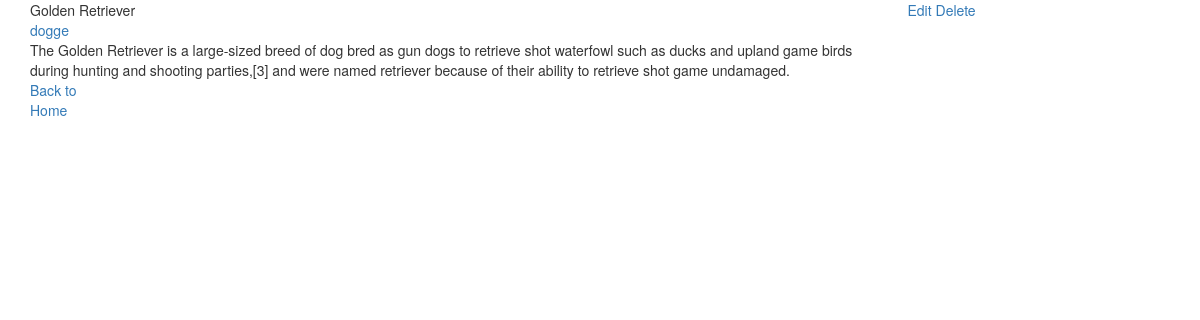
Page /catalog/Golden Retriever/ on the committed database.
### items_db.py (models this page shows, shortened)
class Items(Base):
    __tablename__ = 'item'
    id = Column(Integer, primary_key=True)
    name = Column(String(250), nullable=False)
    description = Column(String(1000), nullable=False)
    time = Column(DateTime, default=datetime.datetime.utcnow)
    category_id = Column(Integer, ForeignKey('category.id'))
    catename = Column(String(250), nullable=False)
    item = relationship(Category)

### main.py (the view)
@app.route('/catalog/<item_name>/')
def show_item_detail(item_name):
    if login_session.get('logged_in'):
        item_detail = session.query(Items).filter_by(name = item_name).one()
        return render_template('item_detaillogin.html', items = item_detail)
    else:
        item_detail = session.query(Items).filter_by(name=item_name).one()
        return render_template('item_detail.html', items=item_detail)

### templates/item_detail.html (shortened to what this page needs)
<!DOCTYPE html>
<html>
<head>
  <link href="{{ url_for('static', filename='bootstrap.css') }}" rel="stylesheet" type = "text/css"/>
</head>
<body>
    <div class = 'container'>
        <div class = 'row'>
            <div class = 'col-md-9'>
                {{ items.name }}
                <a href = '{{ url_for('show_catalog_items', category_name = items.catename)}}'>{{items.catename}}</a>
                {{ items.description }}
            </div>
            <div class = 'col-md-3'>
                <span><a href = '{{ url_for('edit_item', item_name = items.name)}}'>Edit</a></span>
                <span><a href = '{{ url_for('delete_item', item_name = items.name)}}'>Delete</a></span>
            </div>
        </div>
        <div class = 'row'>
            <div class = 'col-md-1'>
                <a href = '{{ url_for('show_main') }}'> Back to Home</a>
            </div>
        </div>
    </div>
</body>
</html>

### rows in the picture
Items: name "Golden Retriever", catename "dogge", description "The Golden Retriever is a large-sized breed of dog bred as gun dogs to retrieve shot waterfowl such as ducks and upland game birds during hunting and shooting parties,[3] and were named retriever because of their ability to retrieve shot game undamaged."
